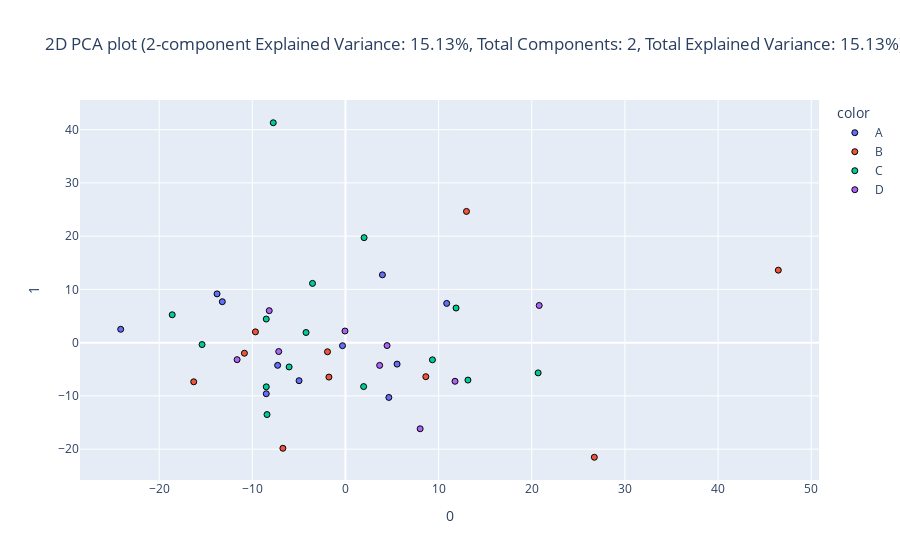

Notebook code for this chart:
### Code cell
encoded_train_df, pca2d_train_df, encoded_test_df, pca2d_test_df = eda.dimensionality_reduction(train_df, test_df, id_features, categorical_features, continuous_features, target="Dukes Stage", method="pca", plot_type="2d", components=2)

### Figure 1 — Plotly figure (JSON) as saved in the notebook; plotly's stock layout.template omitted (floating-point values rounded to 4 significant figures)
{"data": [{"hovertemplate": "color=A<br>0=%{x}<br>1=%{y}<extra></extra>", "legendgroup": "A", "marker": {"color": "#636efa", "line": {"color": "Black", "width": 1}, "opacity": 1, "symbol": "circle"}, "mode": "markers", "name": "A", "orientation": "v", "showlegend": true, "type": "scatter", "x": [3.967, -4.985, -13.22, 4.656, 10.87, -24.13, -8.504, -13.79, -7.283, 5.54, -0.3177], "xaxis": "x", "y": [12.74, -7.144, 7.692, -10.29, 7.371, 2.512, -9.594, 9.157, -4.261, -4.031, -0.5714], "yaxis": "y"}, {"hovertemplate": "color=B<br>0=%{x}<br>1=%{y}<extra></extra>", "legendgroup": "B", "marker": {"color": "#EF553B", "line": {"color": "Black", "width": 1}, "opacity": 1, "symbol": "circle"}, "mode": "markers", "name": "B", "orientation": "v", "showlegend": true, "type": "scatter", "x": [-9.667, 12.99, -1.779, -6.72, -10.85, 26.72, 46.47, -16.29, 8.624, -1.93], "xaxis": "x", "y": [2.027, 24.64, -6.465, -19.83, -1.985, -21.52, 13.61, -7.352, -6.389, -1.712], "yaxis": "y"}, {"hovertemplate": "color=C<br>0=%{x}<br>1=%{y}<extra></extra>", "legendgroup": "C", "marker": {"color": "#00cc96", "line": {"color": "Black", "width": 1}, "opacity": 1, "symbol": "circle"}, "mode": "markers", "name": "C", "orientation": "v", "showlegend": true, "type": "scatter", "x": [-15.4, 1.999, -8.422, 11.87, 20.68, 9.337, 1.949, -7.753, -8.507, -4.234, -6.051, -18.6, -8.503, 13.15, -3.539], "xaxis": "x", "y": [-0.359, 19.72, -13.5, 6.503, -5.677, -3.224, -8.248, 41.29, 4.43, 1.904, -4.56, 5.235, -8.294, -7.026, 11.13], "yaxis": "y"}, {"hovertemplate": "color=D<br>0=%{x}<br>1=%{y}<extra></extra>", "legendgroup": "D", "marker": {"color": "#ab63fa", "line": {"color": "Black", "width": 1}, "opacity": 1, "symbol": "circle"}, "mode": "markers", "name": "D", "orientation": "v", "showlegend": true, "type": "scatter", "x": [11.76, 3.67, 20.8, 8.016, -8.184, 4.463, -11.63, -0.05493, -7.165], "xaxis": "x", "y": [-7.254, -4.27, 6.981, -16.17, 6.005, -0.5433, -3.193, 2.187, -1.668], "yaxis": "y"}], "layout": {"legend": {"title": {"text": "color"}, "tracegroupgap": 0}, "title": {"text": "2D PCA plot (2-component Explained Variance: 15.13%, Total Components: 2, Total Explained Variance: 15.13%)"}, "xaxis": {"anchor": "y", "domain": [0, 1], "title": {"text": "0"}}, "yaxis": {"anchor": "x", "domain": [0, 1], "title": {"text": "1"}}}}
